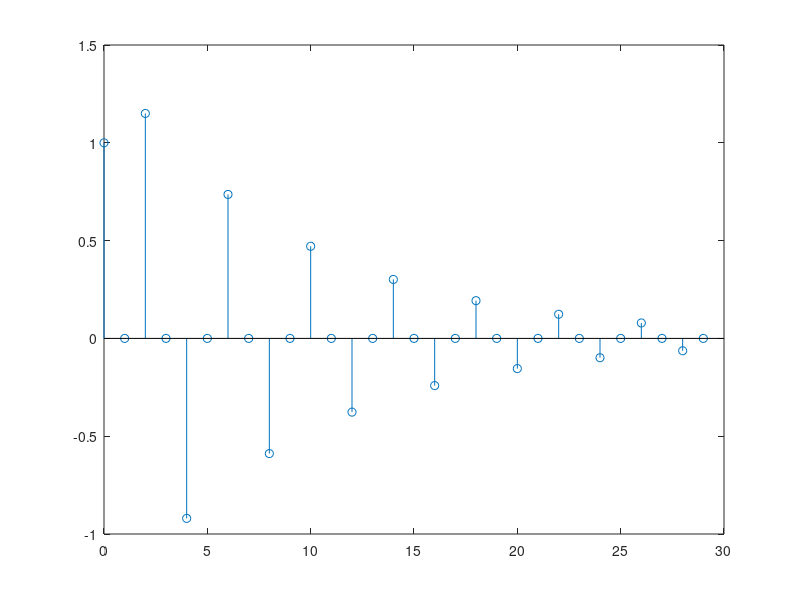
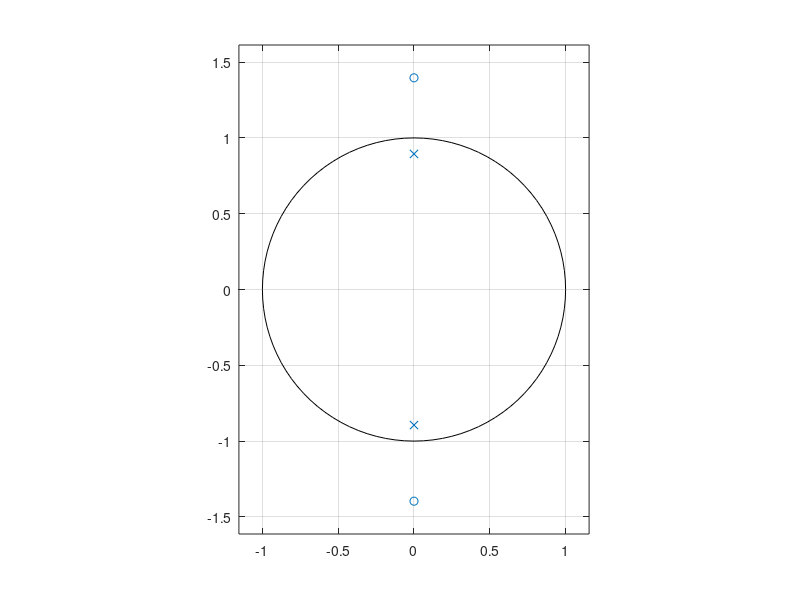
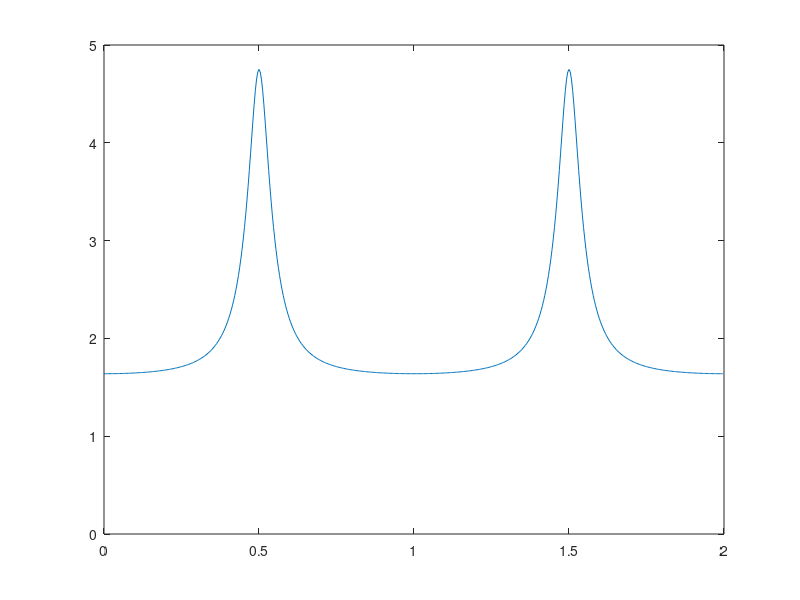
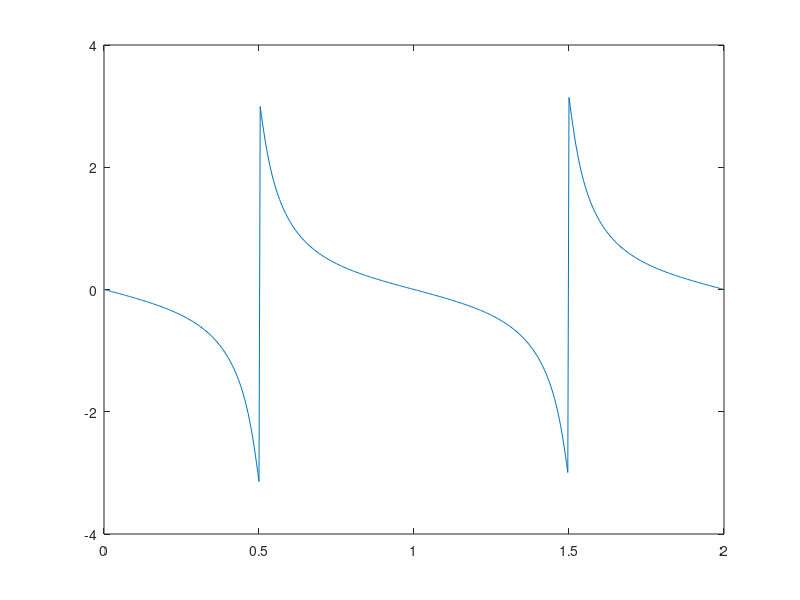

These charts were generated, in order, by the following MATLAB code:
C = 0.0;
D = 0.8;
ImpRespSampleCount = 30;
FreqRespSampleCount = 512;

while(C <= 2.0)
  Num = [1 0 C];
  Den = [1 0 D];

  figure(1); clf;
  ImpResp = impz(Num, Den, ImpRespSampleCount);
  stem([0:ImpRespSampleCount-1], ImpResp);

  figure(2); clf;
  zplane(Num, Den);

  figure(3);
  [FreqResp FreqW] = freqz(Num, Den, FreqRespSampleCount, 'whole');
  plot(FreqW/pi, abs(FreqResp));
  axis([0 2 0 5]);

  figure(4);
  plot(FreqW/pi, angle(FreqResp));

  C = C + 0.05;
  pause;
end
